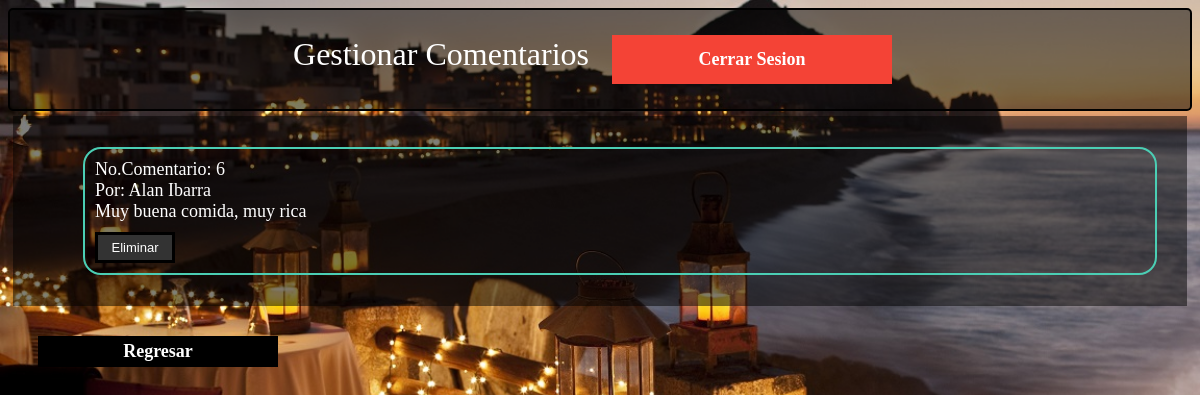
Screenshot of /Administrador/comentarios.php (signed in) with the database file from the repository.
### tables this page shows
CREATE TABLE `Comentarios` (
  `idComentarios` int(11) NOT NULL AUTO_INCREMENT,
  `Nombre_Per` varchar(45) DEFAULT NULL,
  `Comentario` varchar(500) DEFAULT NULL,
  PRIMARY KEY (`idComentarios`)
);

### Administrador/php/Conectar.php (called while the page is built, shortened)
<?php
	class Conectar
	{
		public function getConexion(){
			$mysql = new mysqli("127.0.0.1","root","linux123","RestaurantDB");
			return $mysql;
		}
		public function getComentarios(){
			$sql = $this->getConexion();
			$query = "select * from Comentarios;";
			$resultados = $sql->query($query);
			return $resultados;
		}
	}
?>

### Administrador/comentarios.php (the view, shortened to what this page needs)
<!DOCTYPE html>
<html>
<head>
	<link rel="stylesheet" type="text/css" href="css/principal.css">
</head>
<body>
	<div class="menu_principal">
		Gestionar Comentarios <a href="php/logout.php">Cerrar Sesion</a>
	</div>
	<div class="lista-comentarios">
		<ul>
			<?php
					require 'php/Conectar.php';
					$conn = new Conectar();
					$resultado = $conn->getComentarios();
					if($resultado->num_rows >0){
							while ($fila = $resultado->fetch_assoc()) {
								echo "
									<form action = 'comentarios.php' method='post'>
										<li>
											<label>No.Comentario: ".$fila['idComentarios']."</label><input type='hidden' name='num_com' value='".$fila['idComentarios']."'><br>
											<label>Por: ".$fila['Nombre_Per']."</label><br>
											<label>".$fila['Comentario']."</label><br>
											<button class='btn_eliminar'>Eliminar</button>
										</li>
									</form>
								";
							}
					}
			?>
		</ul>
	</div>
	<div class="atras">
		<a href="administrador.php">Regresar</a>
	</div>
</body>
</html>

### Administrador/css/principal.css (style rules this page uses)
body { background-image: url("../img/fondo2.jpg"); background-repeat: repeat-y; background-attachment: fixed; background-size: cover; background-color: #464646; font-size: 100%; }
li { float: left; font-size: medium; }
.menu_principal { margin: auto; border: 2px solid black; border-radius: 5px; padding: 10px; background: rgba(0,0,0,0.5); text-align: center; color: white; font-size: xx-large; }
a { width: 230px; margin: 15px; font-size:large; font-weight: bold; }
a:link, a:visited { background-color: #f44336; color: white; padding: 14px 25px; text-align: center; text-decoration: none; display: inline-block; }
.lista-comentarios { background: rgba(0, 0, 0, 0.5); padding: 15px; margin: 5px; }
.lista-comentarios li { float:none; border: 2px solid #4bceb4; border-radius: 1em; margin: 15px; padding: 10px; color: white; font-size: large; list-style-type: none; }
.atras { margin:15px; }
.atras a { width: 230px; margin: 15px; padding: 5px; font-size:large; font-weight: bold; }
.atras a:link,.atras a:visited { background-color: black; color: white; text-align: center; text-decoration: none; display: inline-block; }
.btn_eliminar { background-color: #333; border: solid black; color: white; width: 80px; margin-top: 10px; padding: 5px 5px; text-align: center; text-decoration: none; display: inline-block; font-size: small; }

### rows the page displays
comentarios: idComentarios "6", Nombre_Per "Alan Ibarra", Comentario "Muy buena comida, muy rica"
